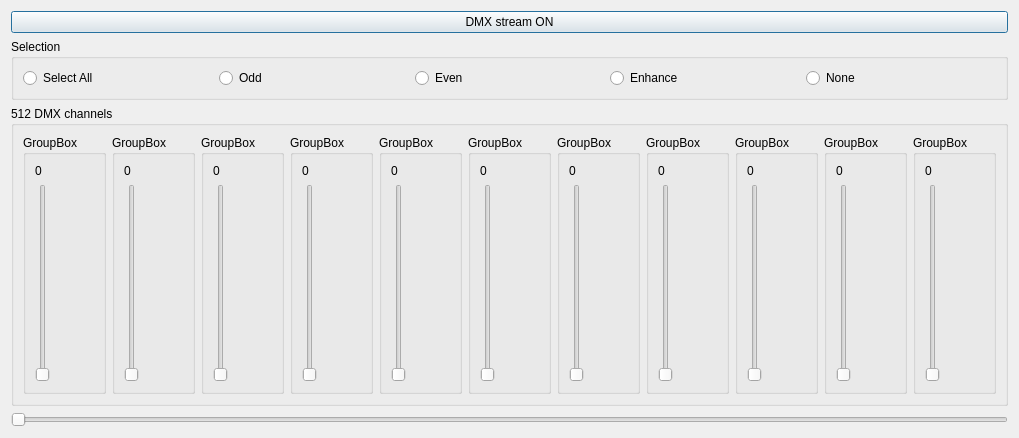
<?xml version="1.0" encoding="UTF-8"?>
<ui version="4.0">
 <class>DMXconsole</class>
 <widget class="QDialog" name="DMXconsole">
  <property name="geometry">
   <rect>
    <x>0</x>
    <y>0</y>
    <width>842</width>
    <height>438</height>
   </rect>
  </property>
  <property name="windowTitle">
   <string>Dialog</string>
  </property>
  <property name="windowIcon">
   <iconset resource="AG.qrc">
    <normaloff>:/AG-logo.png</normaloff>:/AG-logo.png</iconset>
  </property>
  <layout class="QGridLayout" name="gridLayout_3">
   <item row="0" column="0">
    <widget class="QPushButton" name="BtnStartStreaming">
     <property name="autoFillBackground">
      <bool>false</bool>
     </property>
     <property name="text">
      <string>DMX stream ON</string>
     </property>
    </widget>
   </item>
   <item row="1" column="0">
    <widget class="QGroupBox" name="groupBox_2">
     <property name="title">
      <string>Selection</string>
     </property>
     <layout class="QGridLayout" name="gridLayout">
      <item row="0" column="0">
       <widget class="QRadioButton" name="rd_SelectAll">
        <property name="text">
         <string>Select All</string>
        </property>
       </widget>
      </item>
      <item row="0" column="1">
       <widget class="QRadioButton" name="rd_Odd">
        <property name="text">
         <string>Odd</string>
        </property>
       </widget>
      </item>
      <item row="0" column="2">
       <widget class="QRadioButton" name="rd_Even">
        <property name="text">
         <string>Even</string>
        </property>
       </widget>
      </item>
      <item row="0" column="3">
       <widget class="QRadioButton" name="rd_Enhance">
        <property name="text">
         <string>Enhance</string>
        </property>
       </widget>
      </item>
      <item row="0" column="4">
       <widget class="QRadioButton" name="rd_None">
        <property name="text">
         <string>None</string>
        </property>
       </widget>
      </item>
     </layout>
    </widget>
   </item>
   <item row="2" column="0">
    <widget class="QGroupBox" name="groupBox">
     <property name="title">
      <string>512 DMX channels</string>
     </property>
     <layout class="QGridLayout" name="gridLayout_2">
      <item row="2" column="8">
       <widget class="QGroupBox" name="grp_index7">
        <property name="title">
         <string>GroupBox</string>
        </property>
        <layout class="QVBoxLayout" name="verticalLayout_8">
         <item>
          <widget class="QLabel" name="lb_value7">
           <property name="text">
            <string>0</string>
           </property>
          </widget>
         </item>
         <item>
          <widget class="QSlider" name="sl_value7">
           <property name="maximum">
            <number>255</number>
           </property>
           <property name="orientation">
            <enum>Qt::Vertical</enum>
           </property>
          </widget>
         </item>
        </layout>
       </widget>
      </item>
      <item row="2" column="2">
       <widget class="QGroupBox" name="grp_index1">
        <property name="title">
         <string>GroupBox</string>
        </property>
        <layout class="QVBoxLayout" name="verticalLayout_2">
         <item>
          <widget class="QLabel" name="lb_value1">
           <property name="text">
            <string>0</string>
           </property>
          </widget>
         </item>
         <item>
          <widget class="QSlider" name="sl_value1">
           <property name="maximum">
            <number>255</number>
           </property>
           <property name="orientation">
            <enum>Qt::Vertical</enum>
           </property>
          </widget>
         </item>
        </layout>
       </widget>
      </item>
      <item row="2" column="0">
       <widget class="QGroupBox" name="grp_index0">
        <property name="title">
         <string>GroupBox</string>
        </property>
        <layout class="QVBoxLayout" name="verticalLayout">
         <item>
          <widget class="QLabel" name="lb_value0">
           <property name="text">
            <string>0</string>
           </property>
          </widget>
         </item>
         <item>
          <widget class="QSlider" name="sl_value0">
           <property name="maximum">
            <number>255</number>
           </property>
           <property name="orientation">
            <enum>Qt::Vertical</enum>
           </property>
          </widget>
         </item>
        </layout>
       </widget>
      </item>
      <item row="2" column="6">
       <widget class="QGroupBox" name="grp_index5">
        <property name="title">
         <string>GroupBox</string>
        </property>
        <layout class="QVBoxLayout" name="verticalLayout_6">
         <item>
          <widget class="QLabel" name="lb_value5">
           <property name="text">
            <string>0</string>
           </property>
          </widget>
         </item>
         <item>
          <widget class="QSlider" name="sl_value5">
           <property name="maximum">
            <number>255</number>
           </property>
           <property name="orientation">
            <enum>Qt::Vertical</enum>
           </property>
          </widget>
         </item>
        </layout>
       </widget>
      </item>
      <item row="2" column="11">
       <widget class="QGroupBox" name="grp_index10">
        <property name="title">
         <string>GroupBox</string>
        </property>
        <layout class="QVBoxLayout" name="verticalLayout_11">
         <item>
          <widget class="QLabel" name="lb_value10">
           <property name="text">
            <string>0</string>
           </property>
          </widget>
         </item>
         <item>
          <widget class="QSlider" name="sl_value10">
           <property name="maximum">
            <number>255</number>
           </property>
           <property name="orientation">
            <enum>Qt::Vertical</enum>
           </property>
          </widget>
         </item>
        </layout>
       </widget>
      </item>
      <item row="2" column="5">
       <widget class="QGroupBox" name="grp_index4">
        <property name="title">
         <string>GroupBox</string>
        </property>
        <layout class="QVBoxLayout" name="verticalLayout_5">
         <item>
          <widget class="QLabel" name="lb_value4">
           <property name="text">
            <string>0</string>
           </property>
          </widget>
         </item>
         <item>
          <widget class="QSlider" name="sl_value4">
           <property name="maximum">
            <number>255</number>
           </property>
           <property name="orientation">
            <enum>Qt::Vertical</enum>
           </property>
          </widget>
         </item>
        </layout>
       </widget>
      </item>
      <item row="2" column="3">
       <widget class="QGroupBox" name="grp_index2">
        <property name="title">
         <string>GroupBox</string>
        </property>
        <layout class="QVBoxLayout" name="verticalLayout_3">
         <item>
          <widget class="QLabel" name="lb_value2">
           <property name="text">
            <string>0</string>
           </property>
          </widget>
         </item>
         <item>
          <widget class="QSlider" name="sl_value2">
           <property name="maximum">
            <number>255</number>
           </property>
           <property name="orientation">
            <enum>Qt::Vertical</enum>
           </property>
          </widget>
         </item>
        </layout>
       </widget>
      </item>
      <item row="2" column="4">
       <widget class="QGroupBox" name="grp_index3">
        <property name="title">
         <string>GroupBox</string>
        </property>
        <layout class="QVBoxLayout" name="verticalLayout_4">
         <item>
          <widget class="QLabel" name="lb_value3">
           <property name="text">
            <string>0</string>
           </property>
          </widget>
         </item>
         <item>
          <widget class="QSlider" name="sl_value3">
           <property name="maximum">
            <number>255</number>
           </property>
           <property name="orientation">
            <enum>Qt::Vertical</enum>
           </property>
          </widget>
         </item>
        </layout>
       </widget>
      </item>
      <item row="2" column="10">
       <widget class="QGroupBox" name="grp_index9">
        <property name="title">
         <string>GroupBox</string>
        </property>
        <layout class="QVBoxLayout" name="verticalLayout_10">
         <item>
          <widget class="QLabel" name="lb_value9">
           <property name="text">
            <string>0</string>
           </property>
          </widget>
         </item>
         <item>
          <widget class="QSlider" name="sl_value9">
           <property name="maximum">
            <number>255</number>
           </property>
           <property name="orientation">
            <enum>Qt::Vertical</enum>
           </property>
          </widget>
         </item>
        </layout>
       </widget>
      </item>
      <item row="2" column="9">
       <widget class="QGroupBox" name="grp_index8">
        <property name="title">
         <string>GroupBox</string>
        </property>
        <layout class="QVBoxLayout" name="verticalLayout_9">
         <item>
          <widget class="QLabel" name="lb_value8">
           <property name="text">
            <string>0</string>
           </property>
          </widget>
         </item>
         <item>
          <widget class="QSlider" name="sl_value8">
           <property name="maximum">
            <number>255</number>
           </property>
           <property name="orientation">
            <enum>Qt::Vertical</enum>
           </property>
          </widget>
         </item>
        </layout>
       </widget>
      </item>
      <item row="2" column="7">
       <widget class="QGroupBox" name="grp_index6">
        <property name="title">
         <string>GroupBox</string>
        </property>
        <layout class="QVBoxLayout" name="verticalLayout_7">
         <item>
          <widget class="QLabel" name="lb_value6">
           <property name="text">
            <string>0</string>
           </property>
          </widget>
         </item>
         <item>
          <widget class="QSlider" name="sl_value6">
           <property name="maximum">
            <number>255</number>
           </property>
           <property name="orientation">
            <enum>Qt::Vertical</enum>
           </property>
          </widget>
         </item>
        </layout>
       </widget>
      </item>
     </layout>
    </widget>
   </item>
   <item row="3" column="0">
    <widget class="QSlider" name="sl_virtualH">
     <property name="maximum">
      <number>501</number>
     </property>
     <property name="orientation">
      <enum>Qt::Horizontal</enum>
     </property>
    </widget>
   </item>
  </layout>
 </widget>
 <tabstops>
  <tabstop>BtnStartStreaming</tabstop>
 </tabstops>
 <resources>
  <include location="AG.qrc"/>
 </resources>
 <connections/>
 <slots>
  <signal>deactived()</signal>
 </slots>
</ui>
